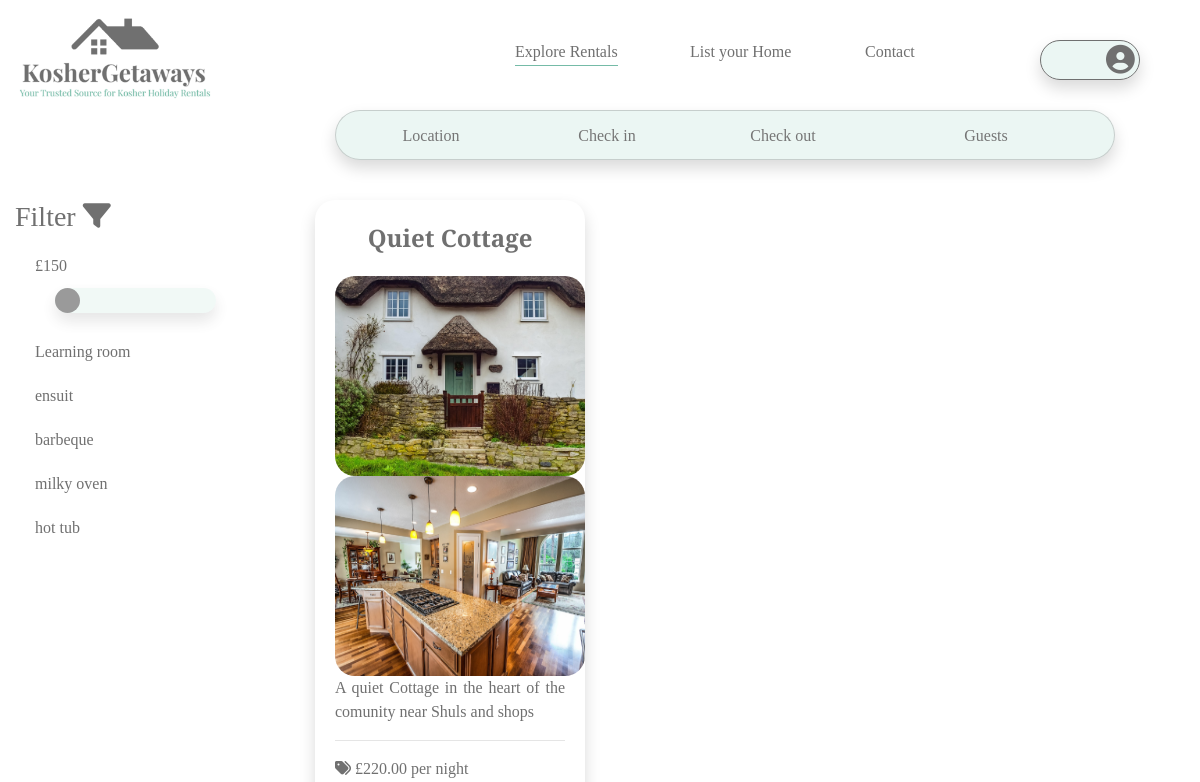
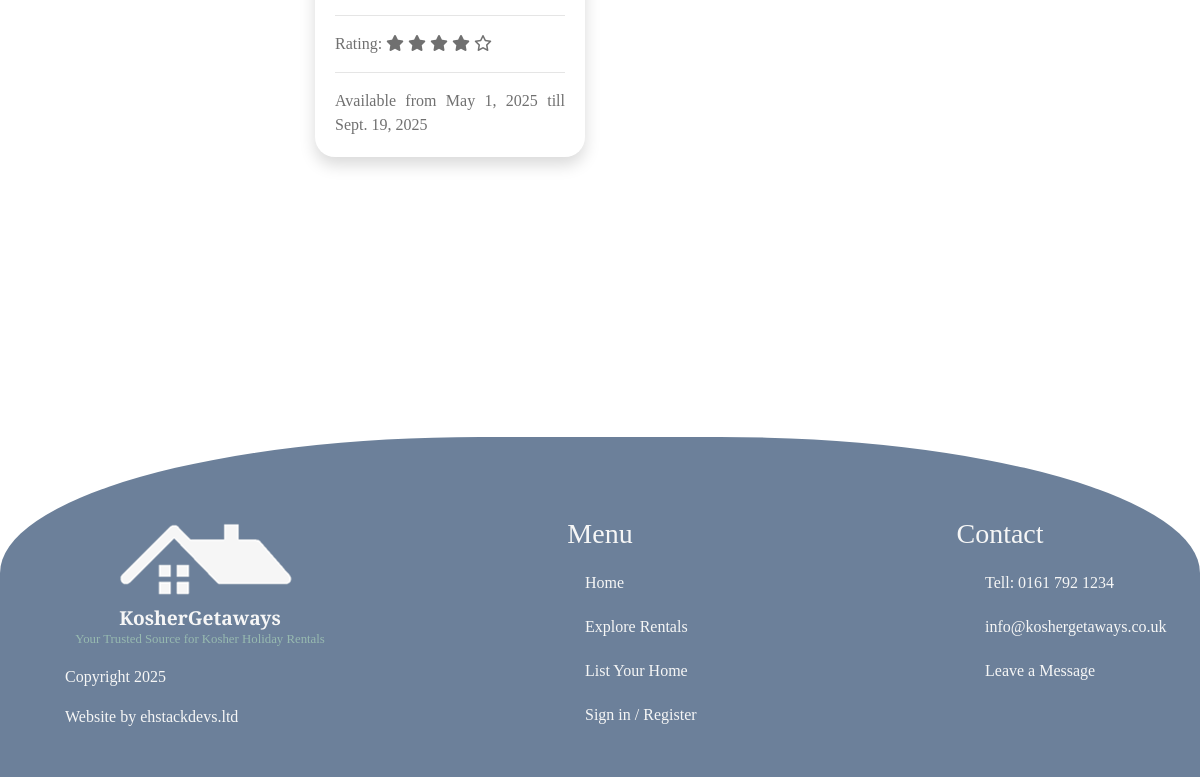
The page /rentals/ on the database as committed earlier (2 pictures, top to bottom).
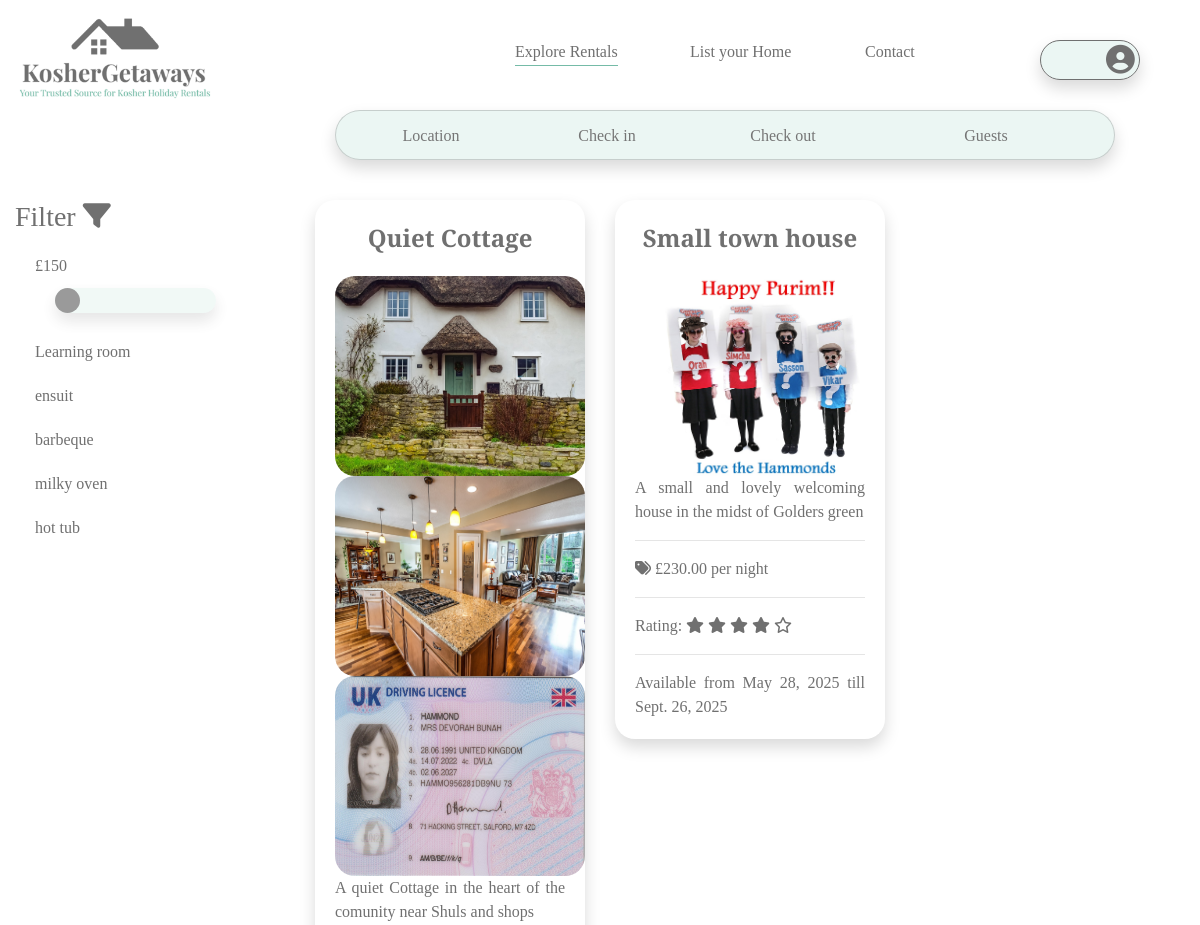
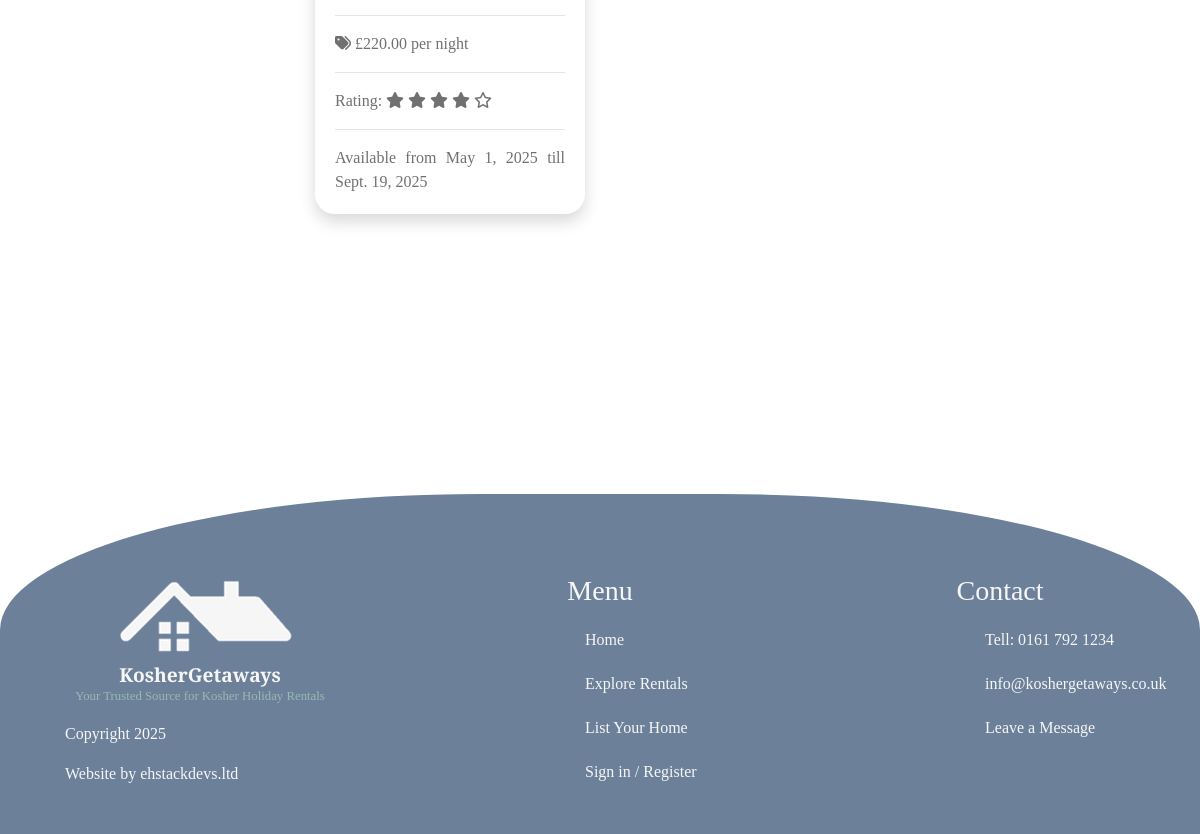
The same page on the database as committed later (2 pictures, top to bottom).
### rentals/models.py (models this page shows, shortened)
class Rentals(models.Model):
    class Meta:
        verbose_name_plural = "Rentals"
    location = models.ForeignKey('Location', null=True, blank=True,
                                 on_delete=models.SET_NULL)
    name = models.CharField(max_length=254)
    description = models.TextField()
    mini_description = models.TextField(max_length=100)
    price = models.DecimalField(max_digits=6, decimal_places=2)
    available_from = models.DateField()
    available_till = models.DateField()
    rating = models.IntegerField(default=1,
                                 choices=((i, i) for i in range(1, 6)))
    review = models.TextField(max_length=600, null=True, blank=True)
    def __str__(self):
        return self.name

class Image(models.Model):
    name = models.ForeignKey('Rentals', null=True, blank=True,
                             on_delete=models.CASCADE, related_name='images')
    image = models.ImageField(null=True, blank=True)

### rentals/views.py (the view)
# urls.py: path('rentals/', include('rentals.urls')),
def rentals(request):
    rentals = Rentals.objects.prefetch_related('images').all()
    context = {
        "rentals": rentals,
        }
    return render(request, 'rentals/rentals.html', context)

### rentals/templates/rentals/rentals.html (shortened to what this page needs)
{% extends "filters.html" %}
{% load static %}
{% block extra_class%} active{% endblock %}
{% block content%}
<div class="container-fluid">
    <div class="row">
        <div class="col-3">
            <aside class="filters">
                <h3>Filter <i class="fa-solid fa-filter"></i></h3>
                <div>
                    <ul>
                        <li>
                            <div class="slidecontainer">
                                <label for="myRange">£150</label>
                                <input type="range" min="50" max="1000" value="20" class="slider shadow" id="myRange">
                            </div>
                        </li>
                        <li>Learning room</li>
                        <li>ensuit</li>
                        <li>barbeque</li>
                        <li>milky oven</li>
                        <li>hot tub</li>
                    </ul>
                </div>
            </aside>
        </div>
        <div class="col-9">
            <div class="row">
                {% for r in rentals %}
                <div class="col-4">
                    <div class="rental-display-box shadow">
                        <div class="rental-header">{{ r.name }}</div>
                        <a href="{% url 'rental_detail' r.id %}">
                            {% for i in r.images.all %}
                            <img src="{{ i.image.url }}" alt="{{ i.name }}" class="featured-image">
                            {% endfor %}
                        </a>
                        <div class="description">{{ r.mini_description }}</div>
                         <hr>
                        <div class="price">
                            <i class="fa-solid fa-tags"></i>
                            £{{ r.price }} per night
                        </div>
                        <hr>
                        <div class="rating">
                        Rating:
                        {% if r.rating == 1 %}
                            <i class="fa-solid fa-star"></i>
                            <i class="fa-regular fa-star"></i>
                            <i class="fa-regular fa-star"></i>
                            <i class="fa-regular fa-star"></i>
                            <i class="fa-regular fa-star"></i>
                        {% elif r.rating == 2 %}
                            <i class="fa-solid fa-star"></i>
                            <i class="fa-solid fa-star"></i>
                            <i class="fa-regular fa-star"></i>
                            <i class="fa-regular fa-star"></i>
                            <i class="fa-regular fa-star"></i>
                        {% elif r.rating == 3 %}
                            <i class="fa-solid fa-star"></i>
                            <i class="fa-solid fa-star"></i>
                            <i class="fa-solid fa-star"></i>
                            <i class="fa-regular fa-star"></i>
                            <i class="fa-regular fa-star"></i>
                        {% elif r.rating == 4 %}
                            <i class="fa-solid fa-star"></i>
                            <i class="fa-solid fa-star"></i>
                            <i class="fa-solid fa-star"></i>
                            <i class="fa-solid fa-star"></i>
                            <i class="fa-regular fa-star"></i>
                        {% else %}
                            <i class="fa-solid fa-star"></i>
                            <i class="fa-solid fa-star"></i>
                            <i class="fa-solid fa-star"></i>
                            <i class="fa-solid fa-star"></i>
                            <i class="fa-solid fa-star"></i>
                        {% endif %}
                    </div>
                        <hr>
                        <div class="availability">
                            Available from {{ r.available_from}}
                            till {{ r.available_till }}
                        </div>
                    </div>
                </div>
                {% endfor %}
            </div>
        </div>
    </div>
</div>
{% endblock %}

### templates/filters.html (shortened to what this page needs)
{% extends "base.html" %}
{% load static %}
{% block base_filter %}
<div class="location-date-number-filter shadow">
    <form action="">
        <input type="text" placeholder="Location">
        <input type="text" placeholder="Check in" id="datepicker-in">
        <input type="text" placeholder="Check out" id="datepicker-out">
        <input type="number" placeholder="Guests">
    </form>
</div>
{% endblock %}

### templates/base.html (shortened to what this page needs)
{% load static %}
<!DOCTYPE html>
<html lang="en">
<head>
    {% block corecss%}
    <link rel="stylesheet" href="https://cdnjs.cloudflare.com/ajax/libs/font-awesome/6.6.0/css/all.min.css">
    <link rel="stylesheet" href="https://cdnjs.cloudflare.com/ajax/libs/font-awesome/6.6.0/css/all.min.css">
    <link rel="stylesheet" href="https://stackpath.bootstrapcdn.com/bootstrap/4.4.1/css/bootstrap.min.css">
    <link rel="stylesheet" href="{% static 'css/base.css' %}">
    <link rel="stylesheet" href="https://code.jquery.com/ui/1.14.1/themes/base/jquery-ui.css">
    {% endblock %}
</head>
<body>
    <header>
        <nav>
            <div class="container-fluid">
                <div class="row bottom-bar">
                    <div class="col-5">
                        <a href="{% url 'home' %}">
                            <img src="{% static 'media/logo_3.png' %}" alt="logo" class="logo">
                        </a>
                        {% block base_filter %}
                        {% endblock %}
                    </div>
                    <div class="col-7">
                        <div class="row upper-nav">
                            <div class="col-3"><a href="{% url 'rentals' %}" class="top-nav-link{% block extra_class%}{% endblock %}">Explore Rentals</a></div>
                            <div class="col-3"><a href="" class="top-nav-link">List your Home</a></div>
                            <div class="col-3"><a href="" class="top-nav-link">Contact</a></div>
                            <div class="col-3">
                                <div class="sign-in-box shadow">
                                    {% if request.user.is_authenticated %}
                                    <span class="user-avatar">E</span>
                                    <div class="member-dropdown shadow" id="drop-down">
                                        <ul>
                                            <li style="text-align: center;">Welcome <strong>{{ user.username }}!</strong></li>
                                            <hr>
                                            <li>Your Rentals</li>
                                            <li>Your Booking</li>
                                            <li>Messages</li>
                                            <li><a href="{% url 'account_logout' %}" class="top-nav-link">Sign Out</a></li>
                                        </ul>
                                    </div>
                                    {% else %}
                                    <div class="icon">
                                        <i class="fa-solid fa-circle-user"></i>
                                    </div>
                                    {% endif %}
                                </div>
                            </div>
                        </div>
                    </div>
                </div>
            </div>
        </nav>
    </header>
    {% block content %}
    {% endblock %}
    <footer>
        <div class="container-fluid">
            <div class="row top-footer-row">
            <div class="col-4">
                <img src="/static/media/footer-logo.png" alt="logo" class="footer-logo">
                <p class="footer-logo-p"><strong>KosherGetaways</strong></p>
                <p class="footer-logo-p2">Your Trusted Source for Kosher Holiday Rentals</p>
                <p class="footer-row-1">Copyright 2025</p>
                <p class="footer-row-1">Website by <a href="https://e-hammond-7f6468517ddb.herokuapp.com/" class="bottom-nav-link" target="_blank">ehstackdevs.ltd</a></p>
            </div>
            <div class="col-4">
                <h3 class="text-center">Menu</h3>
                <ul class="footer-list">
                    <li><a href="{% url 'home' %}" class="bottom-nav-link">Home</a></li>
                    <li><a href="{% url 'rentals' %}" class="bottom-nav-link">Explore Rentals</a></li>
                    <li>List Your Home</li>
                    {% if request.user.is_authenticated %}
                    <li><a href="{% url 'account_logout' %}" class="bottom-nav-link">Sign Out</a></li>
                    {% else %}
                    <li><a href="{% url 'account_login' %}" class="bottom-nav-link">Sign in</a> / <a href="" class="bottom-nav-link">Register</a></li>
                    {% endif %}
                </ul>
            </div>
            <div class="col-4">
                <h3 class="text-center">Contact</h3>
                <ul class="footer-list">
                    <li>Tell: 0161 792 1234</li>
                    <li><a href="mailto:info@koshergetaways.co.uk" class="bottom-nav-link">info@koshergetaways.co.uk</a></li>
                    <li><a href="" class="bottom-nav-link">Leave a Message</a></li>
                </ul>
            </div>
        </div>
        </div>
    </footer>
</body>
</html>

### static/css/base.css (style rules this page uses)
:root { --main-font:Playfair Display; --main-text-color:#707070; --main-background-color:rgba(117, 187, 167, 0.14); }
header { top:0; z-index:0; background-color: #fff; color:var(--main-text-color); font-family: var(--main-font); }
.active { border-bottom: 1px solid #75bba7; padding-bottom: 5px; }
.top-nav-link { color:var(--main-text-color); }
.bottom-bar { padding-top: 20px; }
.logo { position:relative; bottom:20px; z-index:1; width:200px; height:120px; object-fit: contain; }
h1,p { font-family:var(--main-font); color:var(--main-text-color); position: relative; }
.upper-nav { margin-top: 20px; }
.sign-in-box { background-color:var(--main-background-color); width:100px; height:40px; padding-top: 4px; padding-right: 8px; border-radius: 20px; cursor: pointer; border: solid #707070 0.3px; }
.icon, .user-avatar { border-radius: 50%; display:flex; margin-left: 65px; height:30px; width:30px; }
.icon { color:var(--main-text-color); font-size: 1.8rem; padding-left:0px; }
ul { padding:0; }
li { margin:20px; list-style-type:none; }
footer { background-color: #6c809a; height:340px; color:#f6f6f6; font-family: var(--main-font); border-top-left-radius: 40%; border-top-right-radius: 40%; }
.top-footer-row { position: relative; top:80px; }
.footer-logo { position: relative; left:100px; }
.footer-logo-p { color:#f6f6f6; font-size: 1.2rem; text-align: center; }
.footer-logo-p2 { color:#97b9b0; font-size: 0.8rem; text-align: center; margin-top: -20px; }
.footer-list { padding-left: 150px; }
.footer-row-1 { color:#f6f6f6; padding-left: 50px; }
.bottom-nav-link { color:#f6f6f6; }
.location-date-number-filter { background-color:var(--main-background-color); height:50px; width:780px; border-radius: 25px; margin-top: 10px; border: solid rgba(112, 112, 112, 0.3) 0.3px; cursor: pointer; position: relative; bottom:40px; z-index: 3; left:320px; }
input { border: none; outline: none; background-color: transparent; height:45px; margin:2px; border-radius: 25px; text-align: center; margin-left: 20px; }
input[type="text"] { width: 150px; }
.featured-image { width:250px; height:200px; align-items: center; border-radius: 20px; }
.rental-display-box { padding:20px; border-radius: 20px; }
.rental-header { font-family: var(--main-font); font-size: 1.5rem; font-weight: 700; text-align: center; color:var(--main-text-color); padding-bottom: 20px; }
.description, .price, .rating, .availability, .filters { color:var(--main-text-color); font-family: var(--main-font); text-align: justify; }
.slidecontainer { width: 70%; }
.slider { -webkit-appearance: none; appearance: none; width: 100%; height: 25px; background: var(--main-background-color); outline: none; opacity: 0.7; -webkit-transition: .2s; transition: opacity .2s; }

Rows that differ between the two databases and show on the page:
added Image: image (picture), shown under Rentals "Quiet Cottage"
added Rentals: name "Small town house", mini_description "A small and lovely welcoming house in the midst of Golders green", price "230.00", rating 4 (drawn), available_from "May 28, 2025", available_till "Sept. 26, 2025"
added Image: image (picture), shown under "Small town house"
